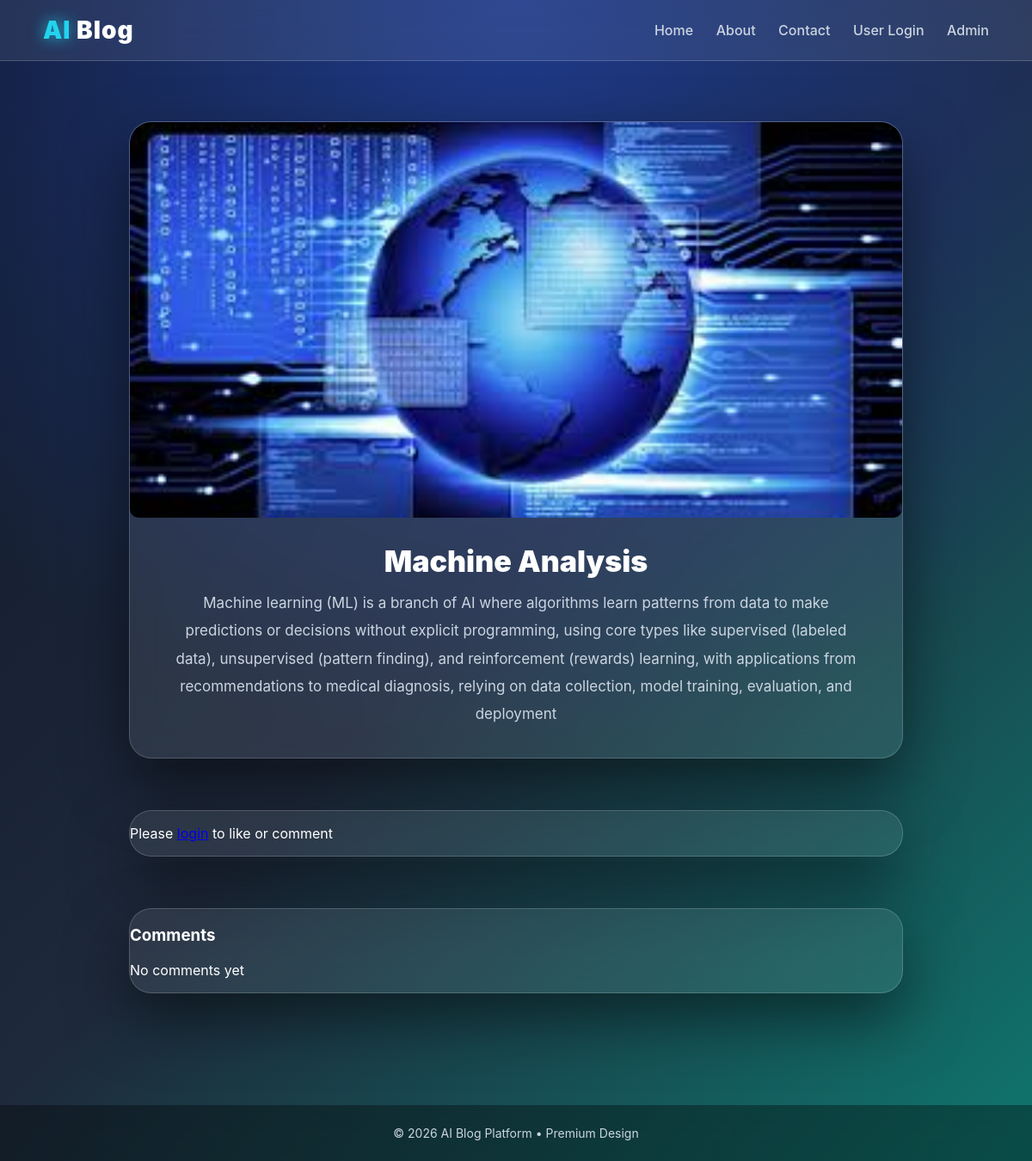
Screenshot of /aimodel2/ with the database file from the repository.
### ai_model/models.py (models this page shows, shortened)
class Post(models.Model):
    author = models.ForeignKey(User, on_delete=models.CASCADE)
    category = models.ForeignKey(Category, on_delete=models.CASCADE)
    title = models.CharField(max_length=200)
    slug = models.SlugField(unique=True, blank=True)
    content = models.TextField()
    image = models.ImageField(upload_to='posts/', blank=True)
    ai_summary = models.TextField(blank=True)
    views = models.IntegerField(default=0)
    likes = models.ManyToManyField(User, blank=True, related_name='liked_posts')
    is_published = models.BooleanField(default=True)
    created_at = models.DateTimeField(auto_now_add=True)
    def save(self, *args, **kwargs):
        if not self.slug:
            self.slug = slugify(self.title)
        if not self.ai_summary:
            self.ai_summary = self.content[:150] + "..."
        super().save(*args, **kwargs)

### ai_model/views.py (the view)
# urls.py: path('<slug:slug>/', views.detail, name='detail'),
def detail(request, slug):
    post = get_object_or_404(Post, slug=slug)
    post.views += 1
    post.save()
    if request.method == "POST" and request.user.is_authenticated:
        Comment.objects.create(
            post=post,
            user=request.user,
            text=request.POST.get('comment')
        )
    comments = Comment.objects.filter(post=post)
    return render(request, 'ai_model/detail.html', {
        'post': post,
        'comments': comments
    })

### ai_model/templates/ai_model/detail.html
{% extends 'ai_model/base.html' %}
{% block content %}
<div class="blog-card">
    {% if post.image %}
        <img src="{{ post.image.url }}" class="blog-image">
    {% endif %}
    <h1 class="blog-title">{{ post.title }}</h1>
    <div class="blog-content">
        {{ post.content }}
    </div>
</div>
<div class="blog-card">
    {% if user.is_authenticated %}
        <a class="btn" href="{% url 'ai_model:like' post.slug %}">
            ❤️ Like ({{ post.likes.count }})
        </a>
        <form method="post" style="margin-top:20px;">
            {% csrf_token %}
            <textarea name="comment" rows="3" style="width:100%;border-radius:12px;padding:12px;"></textarea>
            <br><br>
            <button class="btn">Add Comment</button>
        </form>
    {% else %}
        <p>Please <a href="{% url 'ai_model:login' %}">login</a> to like or comment</p>
    {% endif %}
</div>
<div class="blog-card">
    <h3>Comments</h3>
    {% for c in comments %}
        <p>💬 {{ c.text }}</p>
    {% empty %}
        <p>No comments yet</p>
    {% endfor %}
</div>
{% endblock %}

### ai_model/templates/ai_model/static/ai_model/style.css (style rules this page uses)
body { font-family: Arial; background: #f4f6f9; }
img { border-radius: 10px; }

### ai_model/templates/ai_model/base.html (style rules this page uses)
:root { --bg-main:#0f172a; --bg-grad-1:#1e293b; --bg-grad-2:#0f766e; --glass-bg:rgba(255,255,255,0.08); --glass-border:rgba(255,255,255,0.18); --text-main:#ffffff; --text-soft:#cbd5e1; --accent:#22d3ee; }
* { box-sizing:border-box; }
body { margin:0; font-family:'Inter',system-ui,sans-serif; color:var(--text-main); min-height:100vh; background: radial-gradient(circle at top,#1e3a8a,transparent 60%), linear-gradient(135deg,var(--bg-main),var(--bg-grad-1),var(--bg-grad-2)); background-attachment:fixed; }
.blog-card { max-width:900px; margin:0 auto 60px auto; background:var(--glass-bg); border:1px solid var(--glass-border); border-radius:26px; overflow:hidden; backdrop-filter:blur(16px); box-shadow:0 30px 70px rgba(0,0,0,.5); transition:.4s; }
.blog-image { width:100%; height:460px; object-fit:cover; display:block; }
.blog-title { text-align:center; font-size:34px; font-weight:900; margin:30px 20px 12px; }
.blog-content { text-align:center; color:var(--text-soft); font-size:17px; line-height:1.9; padding:0 50px 35px; }

### rows the page displays
Post: image (picture), title "Machine Analysis", content "Machine learning (ML) is a branch of AI where algorithms learn patterns from data to make predictions or decisions without explicit programming, using core types like supervised (labeled data), unsupervised (pattern finding), and reinforcement (rewards) learning, with applications from recommendations to medical diagnosis, relying on data collection, model training, evaluation, and deployment"
